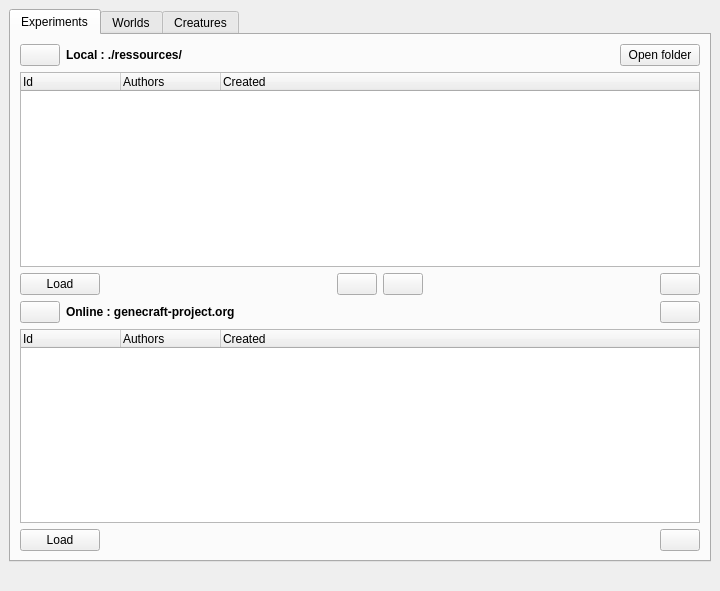
<?xml version="1.0" encoding="UTF-8"?>
<ui version="4.0">
 <class>RessourcesBrowser</class>
 <widget class="QWidget" name="RessourcesBrowser">
  <property name="geometry">
   <rect>
    <x>0</x>
    <y>0</y>
    <width>720</width>
    <height>591</height>
   </rect>
  </property>
  <property name="windowTitle">
   <string>Form</string>
  </property>
  <layout class="QGridLayout" name="gridLayout_4">
   <property name="margin">
    <number>0</number>
   </property>
   <item row="0" column="0">
    <widget class="QScrollArea" name="scrollArea">
     <property name="frameShape">
      <enum>QFrame::NoFrame</enum>
     </property>
     <property name="widgetResizable">
      <bool>true</bool>
     </property>
     <widget class="QWidget" name="scrollAreaWidgetContents">
      <property name="geometry">
       <rect>
        <x>0</x>
        <y>0</y>
        <width>720</width>
        <height>591</height>
       </rect>
      </property>
      <layout class="QVBoxLayout" name="verticalLayout_3">
       <item>
        <widget class="QTabWidget" name="tabWidget">
         <property name="currentIndex">
          <number>0</number>
         </property>
         <widget class="QWidget" name="tab">
          <attribute name="icon">
           <iconset resource="../../../ressources/ressources.qrc">
            <normaloff>:/img/icons/report</normaloff>:/img/icons/report</iconset>
          </attribute>
          <attribute name="title">
           <string>Experiments</string>
          </attribute>
          <layout class="QVBoxLayout" name="verticalLayout">
           <item>
            <layout class="QHBoxLayout" name="horizontalLayout_3">
             <item>
              <widget class="QPushButton" name="pbRefreshLocalExp">
               <property name="sizePolicy">
                <sizepolicy hsizetype="Minimum" vsizetype="Fixed">
                 <horstretch>0</horstretch>
                 <verstretch>0</verstretch>
                </sizepolicy>
               </property>
               <property name="text">
                <string/>
               </property>
               <property name="icon">
                <iconset resource="../../../ressources/ressources.qrc">
                 <normaloff>:/img/icons/refresh</normaloff>:/img/icons/refresh</iconset>
               </property>
              </widget>
             </item>
             <item>
              <widget class="QLabel" name="label_3">
               <property name="font">
                <font>
                 <weight>75</weight>
                 <bold>true</bold>
                </font>
               </property>
               <property name="text">
                <string>Local : ./ressources/</string>
               </property>
              </widget>
             </item>
             <item>
              <spacer name="horizontalSpacer_9">
               <property name="orientation">
                <enum>Qt::Horizontal</enum>
               </property>
               <property name="sizeHint" stdset="0">
                <size>
                 <width>40</width>
                 <height>20</height>
                </size>
               </property>
              </spacer>
             </item>
             <item>
              <widget class="QPushButton" name="pbOpenExperimentsFolder">
               <property name="sizePolicy">
                <sizepolicy hsizetype="Fixed" vsizetype="Fixed">
                 <horstretch>0</horstretch>
                 <verstretch>0</verstretch>
                </sizepolicy>
               </property>
               <property name="text">
                <string>Open folder</string>
               </property>
               <property name="icon">
                <iconset resource="../../../ressources/ressources.qrc">
                 <normaloff>:/img/icons/experiment_browse</normaloff>:/img/icons/experiment_browse</iconset>
               </property>
              </widget>
             </item>
            </layout>
           </item>
           <item>
            <widget class="QTreeWidget" name="twLocalExperiments">
             <column>
              <property name="text">
               <string>Id</string>
              </property>
             </column>
             <column>
              <property name="text">
               <string>Authors</string>
              </property>
             </column>
             <column>
              <property name="text">
               <string>Created</string>
              </property>
             </column>
            </widget>
           </item>
           <item>
            <layout class="QHBoxLayout" name="horizontalLayout">
             <item>
              <widget class="QPushButton" name="pbLoadLocalExp">
               <property name="text">
                <string>Load</string>
               </property>
               <property name="icon">
                <iconset resource="../../../ressources/ressources.qrc">
                 <normaloff>:/img/icons/experiment_load</normaloff>:/img/icons/experiment_load</iconset>
               </property>
              </widget>
             </item>
             <item>
              <spacer name="horizontalSpacer_2">
               <property name="orientation">
                <enum>Qt::Horizontal</enum>
               </property>
               <property name="sizeHint" stdset="0">
                <size>
                 <width>40</width>
                 <height>20</height>
                </size>
               </property>
              </spacer>
             </item>
             <item>
              <widget class="QPushButton" name="pbShareExp">
               <property name="toolTip">
                <string>Upload</string>
               </property>
               <property name="text">
                <string/>
               </property>
               <property name="icon">
                <iconset resource="../../../ressources/ressources.qrc">
                 <normaloff>:/img/icons/down</normaloff>:/img/icons/down</iconset>
               </property>
              </widget>
             </item>
             <item>
              <widget class="QPushButton" name="pbSaveExp">
               <property name="toolTip">
                <string>Download</string>
               </property>
               <property name="text">
                <string/>
               </property>
               <property name="icon">
                <iconset resource="../../../ressources/ressources.qrc">
                 <normaloff>:/img/icons/up</normaloff>:/img/icons/up</iconset>
               </property>
              </widget>
             </item>
             <item>
              <spacer name="horizontalSpacer_3">
               <property name="orientation">
                <enum>Qt::Horizontal</enum>
               </property>
               <property name="sizeHint" stdset="0">
                <size>
                 <width>40</width>
                 <height>20</height>
                </size>
               </property>
              </spacer>
             </item>
             <item>
              <widget class="QPushButton" name="pbDeleteLocalExp">
               <property name="text">
                <string/>
               </property>
               <property name="icon">
                <iconset resource="../../../ressources/ressources.qrc">
                 <normaloff>:/img/icons/delete</normaloff>:/img/icons/delete</iconset>
               </property>
              </widget>
             </item>
            </layout>
           </item>
           <item>
            <layout class="QHBoxLayout" name="horizontalLayout_4">
             <item>
              <widget class="QPushButton" name="pbRefreshOnlineExp">
               <property name="text">
                <string/>
               </property>
               <property name="icon">
                <iconset resource="../../../ressources/ressources.qrc">
                 <normaloff>:/img/icons/refresh</normaloff>:/img/icons/refresh</iconset>
               </property>
              </widget>
             </item>
             <item>
              <widget class="QLabel" name="label_4">
               <property name="font">
                <font>
                 <weight>75</weight>
                 <bold>true</bold>
                </font>
               </property>
               <property name="text">
                <string>Online : genecraft-project.org</string>
               </property>
              </widget>
             </item>
             <item>
              <spacer name="horizontalSpacer_6">
               <property name="orientation">
                <enum>Qt::Horizontal</enum>
               </property>
               <property name="sizeHint" stdset="0">
                <size>
                 <width>40</width>
                 <height>20</height>
                </size>
               </property>
              </spacer>
             </item>
             <item>
              <widget class="QPushButton" name="pbInfoExp">
               <property name="text">
                <string/>
               </property>
               <property name="icon">
                <iconset resource="../../../ressources/ressources.qrc">
                 <normaloff>:/img/icons/information</normaloff>:/img/icons/information</iconset>
               </property>
              </widget>
             </item>
            </layout>
           </item>
           <item>
            <widget class="QTreeWidget" name="twOnlineExperiments">
             <column>
              <property name="text">
               <string>Id</string>
              </property>
             </column>
             <column>
              <property name="text">
               <string>Authors</string>
              </property>
             </column>
             <column>
              <property name="text">
               <string>Created</string>
              </property>
             </column>
            </widget>
           </item>
           <item>
            <layout class="QHBoxLayout" name="horizontalLayout_5">
             <item>
              <widget class="QPushButton" name="pbLoadOnlineExp">
               <property name="text">
                <string>Load</string>
               </property>
               <property name="icon">
                <iconset resource="../../../ressources/ressources.qrc">
                 <normaloff>:/img/icons/experiment_load</normaloff>:/img/icons/experiment_load</iconset>
               </property>
              </widget>
             </item>
             <item>
              <spacer name="horizontalSpacer">
               <property name="orientation">
                <enum>Qt::Horizontal</enum>
               </property>
               <property name="sizeHint" stdset="0">
                <size>
                 <width>40</width>
                 <height>20</height>
                </size>
               </property>
              </spacer>
             </item>
             <item>
              <widget class="QPushButton" name="pbDeleteOnlineExp">
               <property name="text">
                <string/>
               </property>
               <property name="icon">
                <iconset resource="../../../ressources/ressources.qrc">
                 <normaloff>:/img/icons/delete</normaloff>:/img/icons/delete</iconset>
               </property>
              </widget>
             </item>
            </layout>
           </item>
          </layout>
         </widget>
         <widget class="QWidget" name="tab_2">
          <attribute name="icon">
           <iconset resource="../../../ressources/ressources.qrc">
            <normaloff>:/img/icons/world</normaloff>:/img/icons/world</iconset>
          </attribute>
          <attribute name="title">
           <string>Worlds</string>
          </attribute>
          <layout class="QVBoxLayout" name="verticalLayout_4">
           <item>
            <layout class="QHBoxLayout" name="horizontalLayout_17">
             <item>
              <widget class="QPushButton" name="pbRefreshLocalWorlds">
               <property name="sizePolicy">
                <sizepolicy hsizetype="Minimum" vsizetype="Fixed">
                 <horstretch>0</horstretch>
                 <verstretch>0</verstretch>
                </sizepolicy>
               </property>
               <property name="text">
                <string/>
               </property>
               <property name="icon">
                <iconset resource="../../../ressources/ressources.qrc">
                 <normaloff>:/img/icons/refresh</normaloff>:/img/icons/refresh</iconset>
               </property>
              </widget>
             </item>
             <item>
              <widget class="QLabel" name="label_9">
               <property name="font">
                <font>
                 <weight>75</weight>
                 <bold>true</bold>
                </font>
               </property>
               <property name="text">
                <string>Local : ./ressources/</string>
               </property>
              </widget>
             </item>
             <item>
              <spacer name="horizontalSpacer_10">
               <property name="orientation">
                <enum>Qt::Horizontal</enum>
               </property>
               <property name="sizeHint" stdset="0">
                <size>
                 <width>40</width>
                 <height>20</height>
                </size>
               </property>
              </spacer>
             </item>
             <item>
              <widget class="QPushButton" name="pbOpenWorldsFolder">
               <property name="sizePolicy">
                <sizepolicy hsizetype="Fixed" vsizetype="Fixed">
                 <horstretch>0</horstretch>
                 <verstretch>0</verstretch>
                </sizepolicy>
               </property>
               <property name="text">
                <string>Open folder</string>
               </property>
               <property name="icon">
                <iconset resource="../../../ressources/ressources.qrc">
                 <normaloff>:/img/icons/experiment_browse</normaloff>:/img/icons/experiment_browse</iconset>
               </property>
              </widget>
             </item>
            </layout>
           </item>
           <item>
            <widget class="QTreeWidget" name="twLocalWorlds">
             <column>
              <property name="text">
               <string>Name</string>
              </property>
             </column>
             <column>
              <property name="text">
               <string>Gravity</string>
              </property>
             </column>
             <column>
              <property name="text">
               <string>Type</string>
              </property>
             </column>
            </widget>
           </item>
           <item>
            <layout class="QHBoxLayout" name="horizontalLayout_19">
             <item>
              <widget class="QPushButton" name="pbLoadLocalWorld">
               <property name="enabled">
                <bool>true</bool>
               </property>
               <property name="text">
                <string>Load</string>
               </property>
              </widget>
             </item>
             <item>
              <spacer name="horizontalSpacer_19">
               <property name="orientation">
                <enum>Qt::Horizontal</enum>
               </property>
               <property name="sizeHint" stdset="0">
                <size>
                 <width>40</width>
                 <height>20</height>
                </size>
               </property>
              </spacer>
             </item>
             <item>
              <widget class="QPushButton" name="pbShareWorld">
               <property name="enabled">
                <bool>true</bool>
               </property>
               <property name="toolTip">
                <string>Upload</string>
               </property>
               <property name="text">
                <string/>
               </property>
               <property name="icon">
                <iconset resource="../../../ressources/ressources.qrc">
                 <normaloff>:/img/icons/down</normaloff>:/img/icons/down</iconset>
               </property>
              </widget>
             </item>
             <item>
              <widget class="QPushButton" name="pbSaveWorld">
               <property name="toolTip">
                <string>Download</string>
               </property>
               <property name="text">
                <string/>
               </property>
               <property name="icon">
                <iconset resource="../../../ressources/ressources.qrc">
                 <normaloff>:/img/icons/up</normaloff>:/img/icons/up</iconset>
               </property>
              </widget>
             </item>
             <item>
              <spacer name="horizontalSpacer_20">
               <property name="orientation">
                <enum>Qt::Horizontal</enum>
               </property>
               <property name="sizeHint" stdset="0">
                <size>
                 <width>40</width>
                 <height>20</height>
                </size>
               </property>
              </spacer>
             </item>
             <item>
              <widget class="QPushButton" name="pbDeleteLocalWorld">
               <property name="text">
                <string/>
               </property>
               <property name="icon">
                <iconset resource="../../../ressources/ressources.qrc">
                 <normaloff>:/img/icons/delete</normaloff>:/img/icons/delete</iconset>
               </property>
              </widget>
             </item>
            </layout>
           </item>
           <item>
            <layout class="QHBoxLayout" name="horizontalLayout_18">
             <item>
              <widget class="QPushButton" name="pbRefreshOnlineWorlds">
               <property name="text">
                <string/>
               </property>
               <property name="icon">
                <iconset resource="../../../ressources/ressources.qrc">
                 <normaloff>:/img/icons/refresh</normaloff>:/img/icons/refresh</iconset>
               </property>
              </widget>
             </item>
             <item>
              <widget class="QLabel" name="label_10">
               <property name="font">
                <font>
                 <weight>75</weight>
                 <bold>true</bold>
                </font>
               </property>
               <property name="text">
                <string>Online : genecraft-project.org</string>
               </property>
              </widget>
             </item>
             <item>
              <spacer name="horizontalSpacer_18">
               <property name="orientation">
                <enum>Qt::Horizontal</enum>
               </property>
               <property name="sizeHint" stdset="0">
                <size>
                 <width>40</width>
                 <height>20</height>
                </size>
               </property>
              </spacer>
             </item>
             <item>
              <widget class="QPushButton" name="pbInfoWorlds">
               <property name="text">
                <string/>
               </property>
               <property name="icon">
                <iconset resource="../../../ressources/ressources.qrc">
                 <normaloff>:/img/icons/information</normaloff>:/img/icons/information</iconset>
               </property>
              </widget>
             </item>
            </layout>
           </item>
           <item>
            <widget class="QTreeWidget" name="twOnlineWorlds">
             <column>
              <property name="text">
               <string>Name</string>
              </property>
             </column>
             <column>
              <property name="text">
               <string>Gravity</string>
              </property>
             </column>
             <column>
              <property name="text">
               <string>Type</string>
              </property>
             </column>
            </widget>
           </item>
           <item>
            <layout class="QHBoxLayout" name="horizontalLayout_16">
             <item>
              <widget class="QPushButton" name="pbLoadOnlineWorld">
               <property name="enabled">
                <bool>true</bool>
               </property>
               <property name="text">
                <string>Load</string>
               </property>
              </widget>
             </item>
             <item>
              <spacer name="horizontalSpacer_17">
               <property name="orientation">
                <enum>Qt::Horizontal</enum>
               </property>
               <property name="sizeHint" stdset="0">
                <size>
                 <width>40</width>
                 <height>20</height>
                </size>
               </property>
              </spacer>
             </item>
            </layout>
           </item>
          </layout>
          <zorder>twOnlineWorlds</zorder>
          <zorder>twLocalWorlds</zorder>
         </widget>
         <widget class="QWidget" name="tab_3">
          <attribute name="icon">
           <iconset resource="../../../ressources/ressources.qrc">
            <normaloff>:/img/icons/entity</normaloff>:/img/icons/entity</iconset>
          </attribute>
          <attribute name="title">
           <string>Creatures</string>
          </attribute>
          <layout class="QVBoxLayout" name="verticalLayout_2">
           <item>
            <layout class="QHBoxLayout" name="horizontalLayout_6">
             <item>
              <widget class="QPushButton" name="pbRefreshLocalEntity">
               <property name="text">
                <string/>
               </property>
               <property name="icon">
                <iconset resource="../../../ressources/ressources.qrc">
                 <normaloff>:/img/icons/refresh</normaloff>:/img/icons/refresh</iconset>
               </property>
              </widget>
             </item>
             <item>
              <widget class="QLabel" name="label">
               <property name="sizePolicy">
                <sizepolicy hsizetype="Preferred" vsizetype="Fixed">
                 <horstretch>0</horstretch>
                 <verstretch>0</verstretch>
                </sizepolicy>
               </property>
               <property name="font">
                <font>
                 <weight>75</weight>
                 <bold>true</bold>
                </font>
               </property>
               <property name="text">
                <string>Local : ./ressources/</string>
               </property>
              </widget>
             </item>
             <item>
              <spacer name="horizontalSpacer_5">
               <property name="orientation">
                <enum>Qt::Horizontal</enum>
               </property>
               <property name="sizeHint" stdset="0">
                <size>
                 <width>40</width>
                 <height>20</height>
                </size>
               </property>
              </spacer>
             </item>
             <item>
              <widget class="QPushButton" name="pbOpenEntitiesFolder">
               <property name="text">
                <string>Open folder</string>
               </property>
               <property name="icon">
                <iconset resource="../../../ressources/ressources.qrc">
                 <normaloff>:/img/icons/experiment_browse</normaloff>:/img/icons/experiment_browse</iconset>
               </property>
              </widget>
             </item>
            </layout>
           </item>
           <item>
            <widget class="QTreeWidget" name="twLocalEntities">
             <column>
              <property name="text">
               <string>Name</string>
              </property>
             </column>
             <column>
              <property name="text">
               <string>Family</string>
              </property>
             </column>
             <column>
              <property name="text">
               <string>Generation</string>
              </property>
             </column>
            </widget>
           </item>
           <item>
            <layout class="QHBoxLayout" name="horizontalLayout_7">
             <item>
              <widget class="QPushButton" name="pbLoadLocalEntity">
               <property name="text">
                <string>Load</string>
               </property>
               <property name="icon">
                <iconset resource="../../../ressources/ressources.qrc">
                 <normaloff>:/img/icons/entity_add</normaloff>:/img/icons/entity_add</iconset>
               </property>
              </widget>
             </item>
             <item>
              <spacer name="horizontalSpacer_7">
               <property name="orientation">
                <enum>Qt::Horizontal</enum>
               </property>
               <property name="sizeHint" stdset="0">
                <size>
                 <width>40</width>
                 <height>20</height>
                </size>
               </property>
              </spacer>
             </item>
             <item>
              <widget class="QPushButton" name="pbShareEntity">
               <property name="toolTip">
                <string>Upload</string>
               </property>
               <property name="text">
                <string/>
               </property>
               <property name="icon">
                <iconset resource="../../../ressources/ressources.qrc">
                 <normaloff>:/img/icons/down</normaloff>:/img/icons/down</iconset>
               </property>
              </widget>
             </item>
             <item>
              <widget class="QPushButton" name="pbSaveEntity">
               <property name="toolTip">
                <string>Download</string>
               </property>
               <property name="text">
                <string/>
               </property>
               <property name="icon">
                <iconset resource="../../../ressources/ressources.qrc">
                 <normaloff>:/img/icons/up</normaloff>:/img/icons/up</iconset>
               </property>
              </widget>
             </item>
             <item>
              <spacer name="horizontalSpacer_8">
               <property name="orientation">
                <enum>Qt::Horizontal</enum>
               </property>
               <property name="sizeHint" stdset="0">
                <size>
                 <width>40</width>
                 <height>20</height>
                </size>
               </property>
              </spacer>
             </item>
             <item>
              <widget class="QPushButton" name="pbDeleteLocalEntity">
               <property name="text">
                <string/>
               </property>
               <property name="icon">
                <iconset resource="../../../ressources/ressources.qrc">
                 <normaloff>:/img/icons/delete</normaloff>:/img/icons/delete</iconset>
               </property>
              </widget>
             </item>
            </layout>
           </item>
           <item>
            <layout class="QHBoxLayout" name="horizontalLayout_20">
             <item>
              <widget class="QPushButton" name="pbRefreshOnlineEntity">
               <property name="text">
                <string/>
               </property>
               <property name="icon">
                <iconset resource="../../../ressources/ressources.qrc">
                 <normaloff>:/img/icons/refresh</normaloff>:/img/icons/refresh</iconset>
               </property>
              </widget>
             </item>
             <item>
              <widget class="QLabel" name="label_11">
               <property name="font">
                <font>
                 <weight>75</weight>
                 <bold>true</bold>
                </font>
               </property>
               <property name="text">
                <string>Online : genecraft-project.org</string>
               </property>
              </widget>
             </item>
             <item>
              <spacer name="horizontalSpacer_21">
               <property name="orientation">
                <enum>Qt::Horizontal</enum>
               </property>
               <property name="sizeHint" stdset="0">
                <size>
                 <width>40</width>
                 <height>20</height>
                </size>
               </property>
              </spacer>
             </item>
             <item>
              <widget class="QPushButton" name="pbInfoEntities">
               <property name="text">
                <string/>
               </property>
               <property name="icon">
                <iconset resource="../../../ressources/ressources.qrc">
                 <normaloff>:/img/icons/information</normaloff>:/img/icons/information</iconset>
               </property>
              </widget>
             </item>
            </layout>
           </item>
           <item>
            <widget class="QTreeWidget" name="twOnlineEntities">
             <column>
              <property name="text">
               <string>Name</string>
              </property>
             </column>
             <column>
              <property name="text">
               <string>Family</string>
              </property>
             </column>
             <column>
              <property name="text">
               <string>Generation</string>
              </property>
             </column>
            </widget>
           </item>
           <item>
            <layout class="QHBoxLayout" name="horizontalLayout_8">
             <item>
              <widget class="QPushButton" name="pbLoadOnlineEntity">
               <property name="text">
                <string>Load</string>
               </property>
               <property name="icon">
                <iconset resource="../../../ressources/ressources.qrc">
                 <normaloff>:/img/icons/entity_add</normaloff>:/img/icons/entity_add</iconset>
               </property>
              </widget>
             </item>
             <item>
              <spacer name="horizontalSpacer_4">
               <property name="orientation">
                <enum>Qt::Horizontal</enum>
               </property>
               <property name="sizeHint" stdset="0">
                <size>
                 <width>40</width>
                 <height>20</height>
                </size>
               </property>
              </spacer>
             </item>
            </layout>
           </item>
          </layout>
         </widget>
        </widget>
       </item>
       <item>
        <widget class="QLabel" name="lblDb">
         <property name="text">
          <string/>
         </property>
        </widget>
       </item>
      </layout>
     </widget>
    </widget>
   </item>
  </layout>
 </widget>
 <resources>
  <include location="../../../ressources/ressources.qrc"/>
 </resources>
 <connections/>
</ui>
